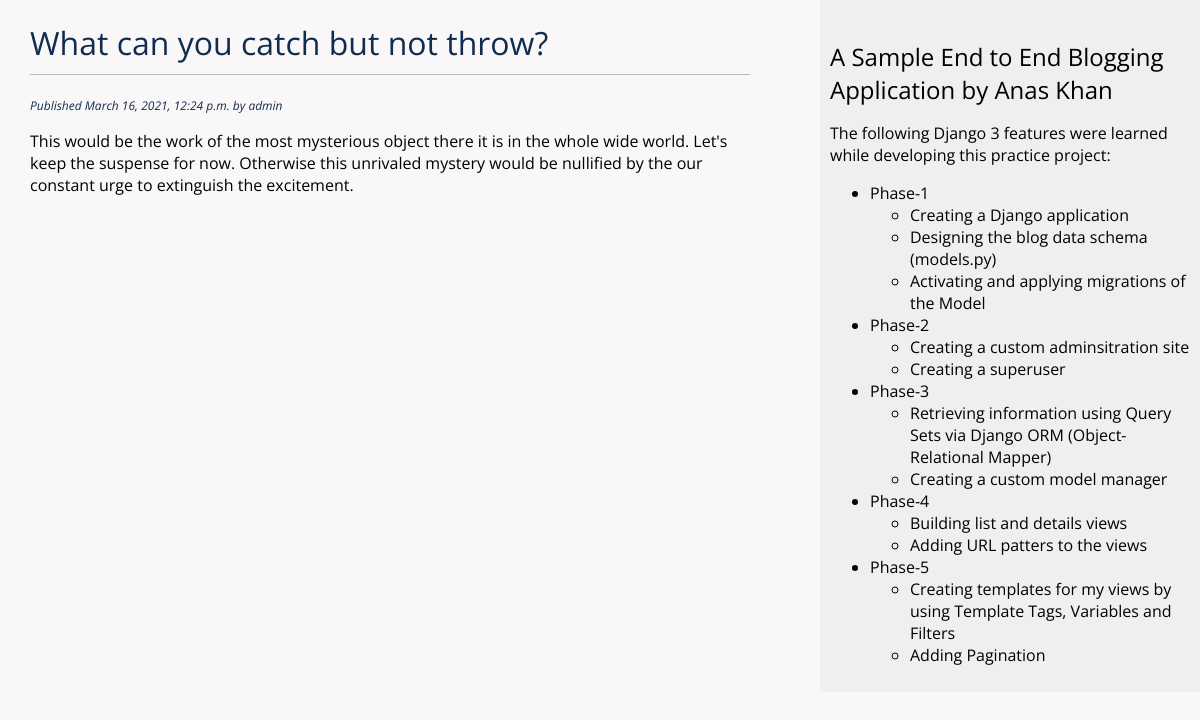
/blog/2021/3/16/what-can-you-catch-not-throw/, run on the app's committed database.
### blog/models.py (models this page shows, shortened)
class Post (models.Model):
    STATUS_CHOICES = (
        ('draft', 'Draft'),
        ('published', 'Published'),
    )
    title = models.CharField(max_length=250)
    slug = models.SlugField(max_length=250,
                            unique_for_date='publish')
    author = models.ForeignKey(User,
                               on_delete=models.CASCADE,
                               related_name = 'blog_posts'
    )
    body = models.TextField(default='Default Body')
    publish = models.DateTimeField(default=timezone.now)
    created = models.DateTimeField(auto_now_add=True)
    updated = models.DateTimeField(auto_now=True)
    satus = models.CharField(max_length=10,
                             choices=STATUS_CHOICES,
                             default='draft')
    objects = models.Manager() # The default manager.
    objects_published = PublishedManager() #my custom manager
    class Meta:
        ordering = ('-publish',)

### blog/views.py (the view)
def post_detail(request, year, month, day, post):
    post = get_object_or_404(Post,  slug=post,
                                    satus='published',
                                    publish__year=year,
                                    publish__month=month,
                                    publish__day=day)
    return render(request, 'blog/post/detail.html', {'post':post})

### blog/templates/blog/post/detail.html (shortened to what this page needs)
{% extends "blog/base.html" %}
{% block content %}
    <h1>{{post.title}}</h1>
    <p class="date">
        Published {{post.publish}} by {{post.author}}
    </p>
    {{post.body | linebreaks}}
{% endblock %}

### blog/static/css/blog.css (style rules this page uses)
body { margin:0; padding:0; font-family: 'Open Sans', sans-serif; background: #f9f7f7; }
h1 { font-weight: normal; border-bottom: 1px solid #bbb; padding: 0 0 10px 0; color: #112d4e; }
p.date { color: #112d4e; font-family: 'Open Sans', sans-serif; font-size: 12px; font-style: italic; }

### data on the page
Post: title "What can you catch but not throw?", publish "March 16, 2021, 12:24 p.m.", author "admin", body "This would be the work of the most mysterious object there it is in the whole wide world. Let's keep the suspense for now. Otherwise this unrivaled mystery would be nullified by the our constant urge to extinguish the excitement."
